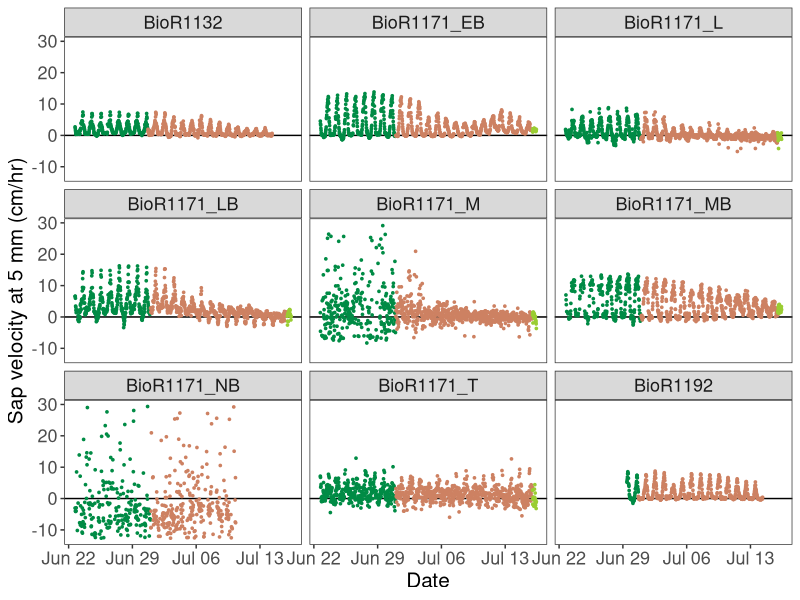
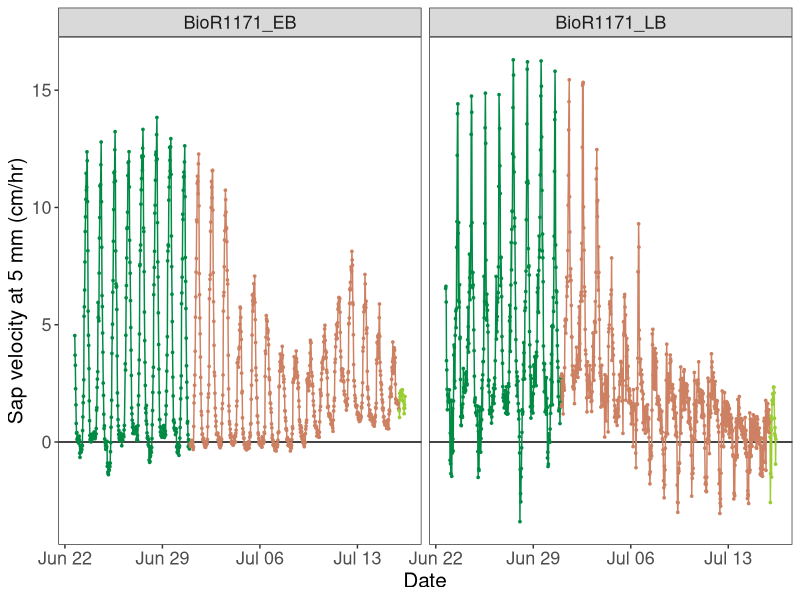
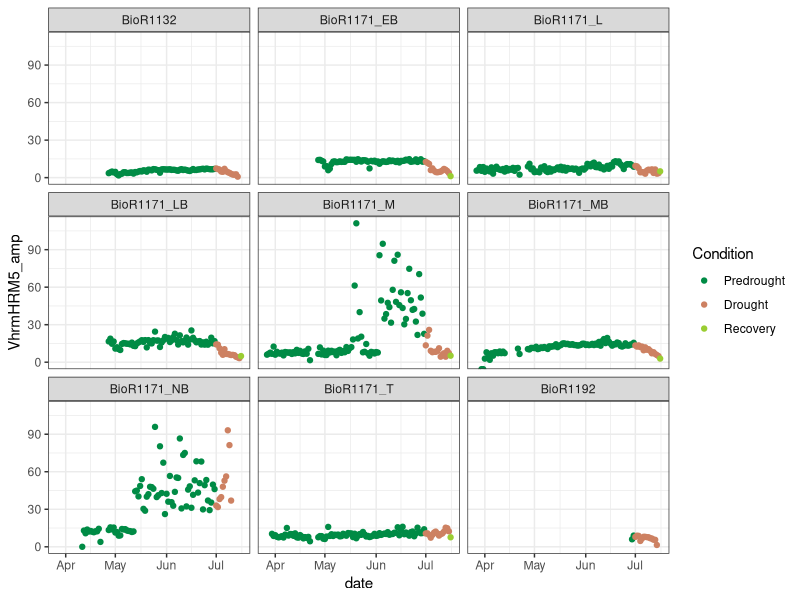

These charts were generated, in order, by the following R code:
#### Trying to figure out what's going on with sap flow ####
library(tidyverse)
theme_set(theme_bw())

#### Reading in ####

sv_all <- read_csv("data/sap_flow/sv_all.csv") |> 
  mutate(dt = as.POSIXct(dt, tz = "America/Phoenix")) |> 
  mutate(condition = case_when(date <= as.Date("2026-06-30") ~ "Predrought",
                               date > as.Date("2026-06-30") & date <= as.Date("2026-07-15") ~ "Drought",
                               date > as.Date("2026-07-15") ~ "Recovery"))

sv_all |> 
  filter(dt >= as.POSIXct("2026-06-23 00:00:00")) |> 
  filter(VhrmHRM5 <= 30) |> 
  ggplot(aes(x = dt, y = VhrmHRM5)) +
  geom_hline(aes(yintercept = 0)) +
  geom_point(aes(color = factor(condition, levels = c("Predrought", "Drought", "Recovery"))), size = 0.6) +
  scale_color_manual(values = c("springgreen4", "lightsalmon3", "yellowgreen")) +
  labs(x = "Date", y = "Sap velocity at 5 mm (cm/hr)", color = "Condition") +
  facet_wrap(~ Tree_ID) +
  theme(panel.grid = element_blank(),
        axis.text = element_text(size = 13),
        axis.title = element_text(size = 15),
        legend.position = "none",
        strip.text = element_text(size = 13))

sv_all |> 
  filter(dt >= as.POSIXct("2026-06-23 00:00:00")) |> 
  filter(Tree_ID == "BioR1171_EB" | Tree_ID == "BioR1171_LB") |> 
  filter(VhrmHRM5 <= 30) |> 
  ggplot(aes(x = dt, y = VhrmHRM5)) +
  geom_hline(aes(yintercept = 0)) +
  geom_line(aes(color = factor(condition, levels = c("Predrought", "Drought", "Recovery")))) +
  geom_point(aes(color = factor(condition, levels = c("Predrought", "Drought", "Recovery"))), size = 0.6) +
  scale_color_manual(values = c("springgreen4", "lightsalmon3", "yellowgreen")) +
  labs(x = "Date", y = "Sap velocity at 5 mm (cm/hr)", color = "Condition") +
  facet_wrap(~ Tree_ID) +
  theme(panel.grid = element_blank(),
        axis.text = element_text(size = 13),
        axis.title = element_text(size = 15),
        legend.position = "none",
        strip.text = element_text(size = 13))

# sv_all |> 
#   filter(date == as.Date("2026-07-12") | date == as.Date("2026-07-13")) |> 
#   filter(VhrmHRM5 <= 30) |> 
#   ggplot(aes(x = dt, y = VhrmHRM5)) +
#   geom_point(aes(color = factor(condition, levels = c("Predrought", "Drought", "Recovery"))), size = 0.6) +
#   scale_color_manual(values = c("springgreen4", "lightsalmon3", "yellowgreen")) +
#   labs(color = "Condition") +
#   facet_wrap(~ Tree_ID)

sv_sum <- sv_all |> 
  group_by(date, condition, Tree_ID) |> 
  summarize(VhrmHRM5_max = max(VhrmHRM5, na.rm = TRUE),
            VhrmHRM5_min = min(VhrmHRM5, na.rm = TRUE)) |> 
  ungroup() |> 
  mutate(VhrmHRM5_amp = VhrmHRM5_max - VhrmHRM5_min)

sv_sum |> 
  ggplot(aes(x = date, y = VhrmHRM5_amp)) +
  geom_point(aes(color = factor(condition, levels = c("Predrought", "Drought", "Recovery")))) +
  scale_color_manual(values = c("springgreen4", "lightsalmon3", "yellowgreen")) +
  labs(color = "Condition") +
  facet_wrap(~ Tree_ID)
# not super informative actually
